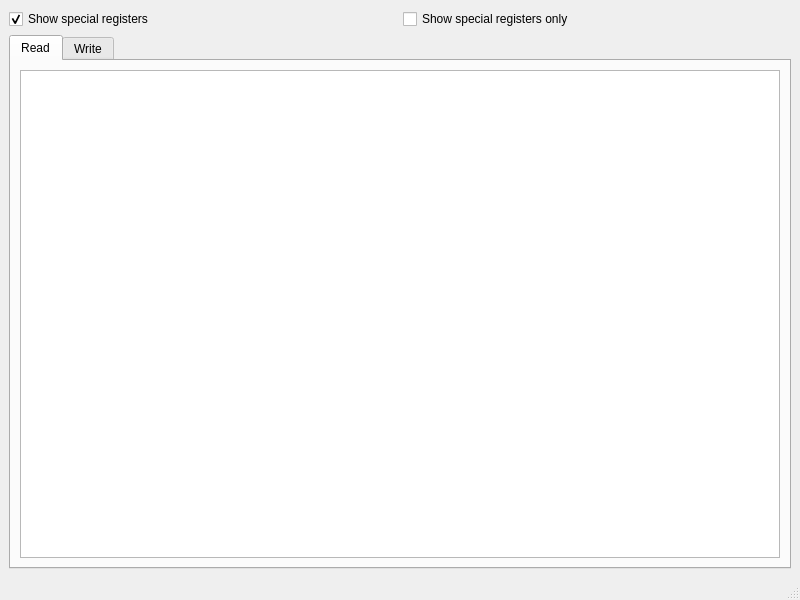
<?xml version="1.0" encoding="UTF-8"?>
<ui version="4.0">
 <class>ReadWriteWindow</class>
 <widget class="QMainWindow" name="ReadWriteWindow">
  <property name="geometry">
   <rect>
    <x>0</x>
    <y>0</y>
    <width>800</width>
    <height>600</height>
   </rect>
  </property>
  <property name="windowTitle">
   <string>MainWindow</string>
  </property>
  <widget class="QWidget" name="centralwidget">
   <layout class="QHBoxLayout" name="horizontalLayout_2">
    <item>
     <layout class="QVBoxLayout" name="verticalLayout">
      <item>
       <layout class="QHBoxLayout" name="horizontalLayout">
        <item>
         <widget class="QCheckBox" name="checkBox">
          <property name="text">
           <string>Show special registers</string>
          </property>
          <property name="checked">
           <bool>true</bool>
          </property>
         </widget>
        </item>
        <item>
         <widget class="QCheckBox" name="checkBox_2">
          <property name="text">
           <string>Show special registers only</string>
          </property>
         </widget>
        </item>
       </layout>
      </item>
      <item>
       <widget class="QTabWidget" name="tabWidget">
        <property name="currentIndex">
         <number>0</number>
        </property>
        <widget class="QWidget" name="readTab">
         <attribute name="title">
          <string>Read</string>
         </attribute>
         <layout class="QHBoxLayout" name="horizontalLayout_3">
          <item>
           <widget class="QTreeView" name="readTreeView"/>
          </item>
         </layout>
        </widget>
        <widget class="QWidget" name="writeTab">
         <attribute name="title">
          <string>Write</string>
         </attribute>
         <layout class="QHBoxLayout" name="horizontalLayout_4">
          <item>
           <widget class="QTreeView" name="writeTreeView"/>
          </item>
         </layout>
        </widget>
       </widget>
      </item>
     </layout>
    </item>
   </layout>
  </widget>
  <widget class="QMenuBar" name="menubar">
   <property name="geometry">
    <rect>
     <x>0</x>
     <y>0</y>
     <width>800</width>
     <height>21</height>
    </rect>
   </property>
  </widget>
  <widget class="QStatusBar" name="statusbar"/>
 </widget>
 <resources/>
 <connections/>
</ui>
